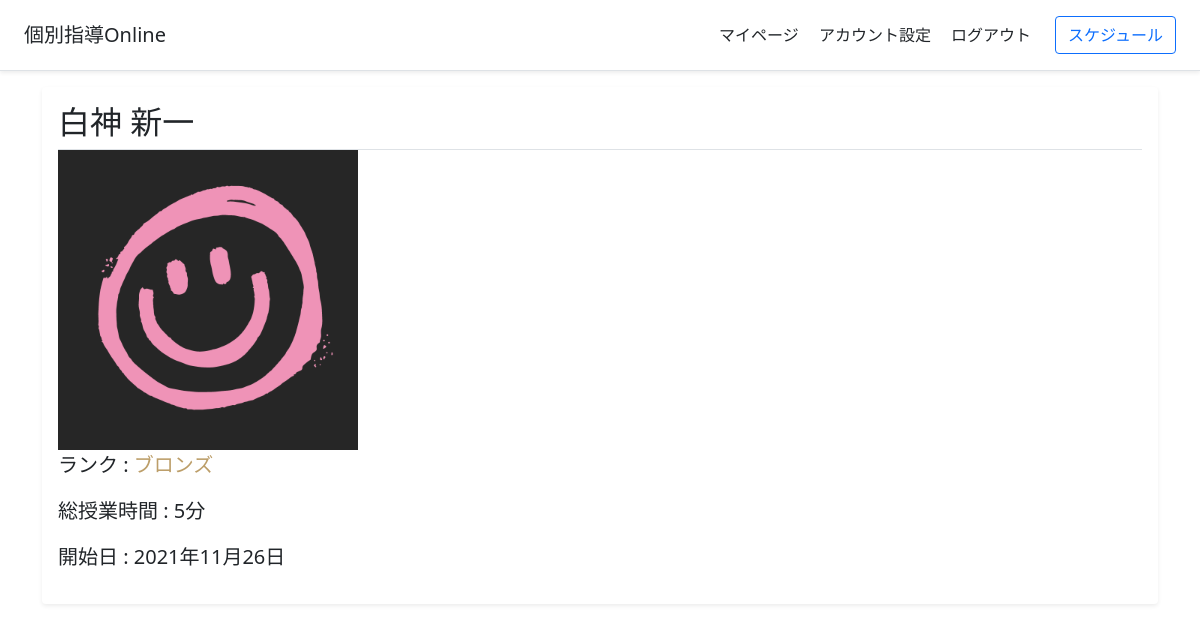
The app's page /profile/1/ (signed in), older data.
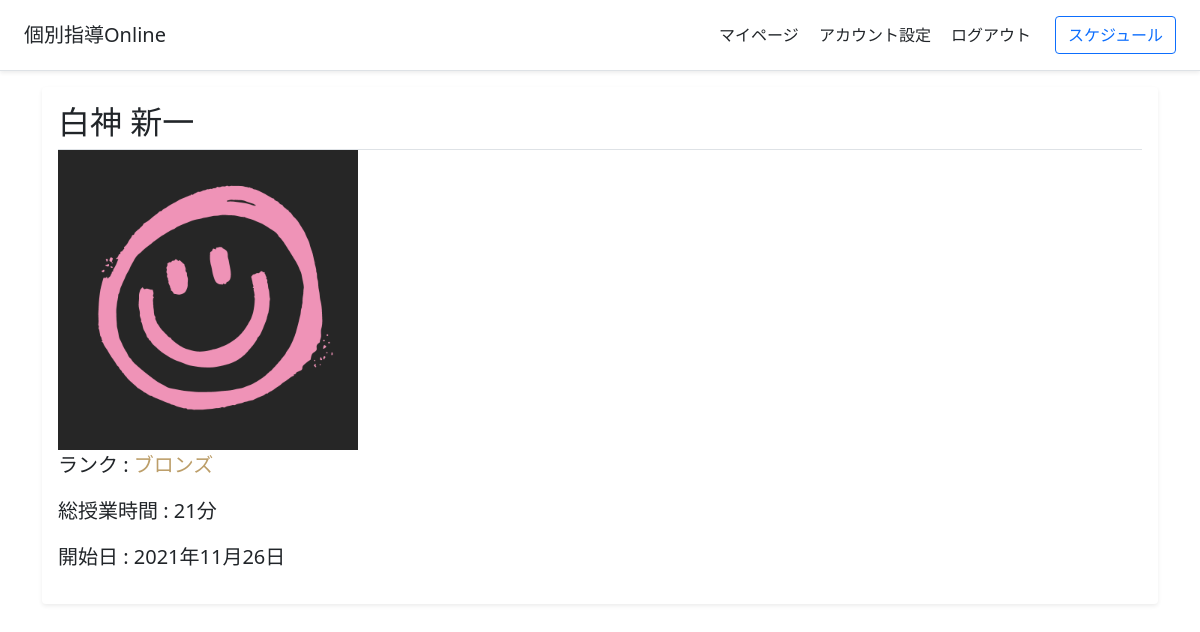
The same page, newer data.
### tutoringapp/models.py (models this page shows)
class UserModel(AbstractUser):
    user_type = models.TextField(choices=USER_TYPE_CHOICES, default="student") # ユーザーが講師か生徒かを示す
    first_name = models.TextField(default="") # ユーザーの名前
    last_name = models.TextField(default="") # ユーザーの苗字
    profile_image = models.ImageField(upload_to="", default="ProfileImage.png") # ユーザーのプロフィール画像
    start_datetime = models.DateTimeField(auto_now_add=True)
    self_introduction = models.TextField(default="")
    spent_time = models.IntegerField(default=0) # 費やした時間(学習時間or授業をした時間)
    rank = models.TextField(choices=USERS_RANK_CHOICES, default="bronze")
    class_start_datetime = models.DateTimeField(default=datetime.datetime(2000, 1, 1)) # 最後に授業に参加した時間
    class_ending_datetime = models.DateTimeField(default=datetime.datetime(2000, 1, 1)) # 最後に授業を終了した時間

### tutoringapp/views.py (the view)
# urls.py: path("profile/<int:user_id>/", views.profile_view, name="profile"), # ユーザーのプロフィールを表示するページ
def profile_view(request, user_id):
    if request.user.is_authenticated:
        referred_user = get_user_model().objects.get(id=user_id)
        now_date = datetime.datetime.now(datetime.timezone.utc)
        elapsed_time = relativedelta(now_date, referred_user.start_datetime)
        if elapsed_time.year is not None:
            elapsed_year = f"{elapsed_time.year}年"
        else:
            elapsed_year = "1年未満"
        return render(request, "profile.html", {"referred_user" : referred_user, "elapsed_year" : elapsed_year})
    else:
        return redirect("login")

### templates/profile.html (shortened to what this page needs)
{% extends "base.html" %}
{% block content %}
<main class="container">
    <div class="my-3 p-3 bg-white rounded shadow-sm">
        <h2 class="border-bottom pb-2 mb-0">{{referred_user.last_name}} {{referred_user.first_name}}</h2>
        <img src={{referred_user.profile_image.url}} width="300" height="300">
        {% if referred_user.rank == "bronze" %}
        <p class="lead">ランク : <span style="color: #BC9E69;">ブロンズ</span></p>
        {% elif referred_user.rank == "silver" %}
        <p class="lead">ランク : <span style="color: #BEC1C3;">シルバー</span></p>
        {% elif referred_user.rank == "gold" %}
        <p class="lead">ランク : <span style="color: #EFC986;">ゴールド</span></p>
        {% elif referred_user.rank == "diamond" %}
        <p class="lead"><span style="color: #94D1C8;">ダイヤモンド</span></p>
        {% endif %}
        {% if referred_user.id == user.id %}
            {% if user.user_type == "student" %}
            <p class="lead">総学習時間 : {{user.spent_time}}分</p>
            {% elif user.user_type == "teacher" %}
            <p class="lead">総授業時間 : {{user.spent_time}}分</p>
            {% endif %}
        <p class="lead">開始日 : {{user.start_datetime|date:"Y年m月d日"}}</p>
        {% else %}
            {% if referred_user.user_type == "teacher" %}
            <p class="lead">経歴 : {{elapsed_year}}</p>
            {% endif %}
        {% endif %}
    </div>
</main>
{% endblock content %}

Row changes from the older to the newer data that the page shows:
changed UserModel "白神": spent_time "5" → "21"
